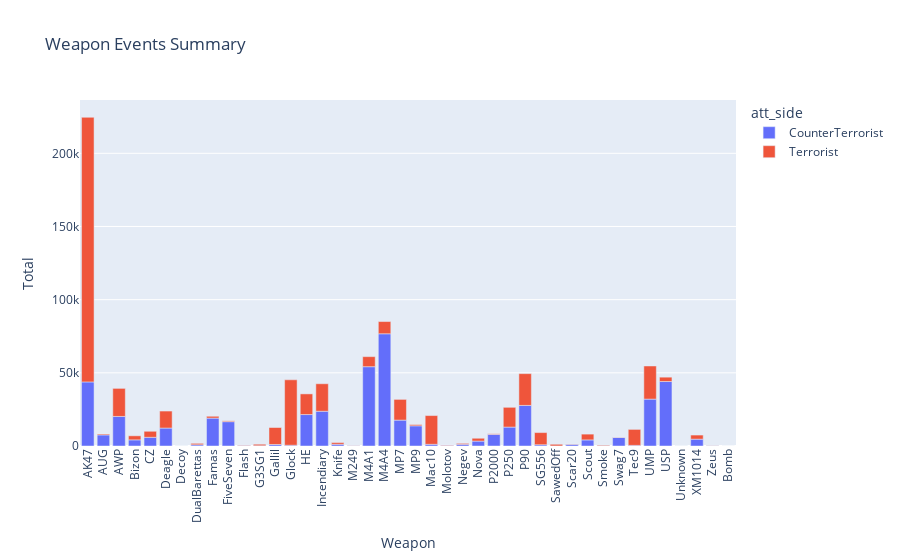

The notebook cell this image was saved under:
### Code cell
import plotly.express as px

# Supondo que você tenha o pandas dataframe 'weapon_events_summary' carregado
weapon_events_summary = weapon_events.groupby(['wp', 'att_side']).size().reset_index(name='Total')

# Crie o gráfico
fig = px.bar(weapon_events_summary, x='wp', y='Total', color='att_side',
            #  color_discrete_map={'Terrorist': 'red', 'Counter-Terrorist': 'blue'},
             labels={'wp': 'Weapon', 'Total': 'Total'},
             title='Weapon Events Summary')

# Ajuste o layout
fig.update_layout(xaxis_tickangle=-90)

# Remova a legenda de cores
fig.update_traces(showlegend=True)

# Exiba o gráfico
fig.show()

### Figure 1 — Plotly figure (JSON) as saved in the notebook; plotly's stock layout.template omitted (floating-point values rounded to 4 significant figures)
{"data": [{"alignmentgroup": "True", "hovertemplate": "att_side=CounterTerrorist<br>Weapon=%{x}<br>Total=%{y}<extra></extra>", "legendgroup": "CounterTerrorist", "marker": {"color": "#636efa", "pattern": {"shape": ""}}, "name": "CounterTerrorist", "offsetgroup": "CounterTerrorist", "orientation": "v", "showlegend": true, "textposition": "auto", "type": "bar", "x": ["AK47", "AUG", "AWP", "Bizon", "CZ", "Deagle", "Decoy", "DualBarettas", "Famas", "FiveSeven", "Flash", "G3SG1", "Gallil", "Glock", "HE", "Incendiary", "Knife", "M249", "M4A1", "M4A4", "MP7", "MP9", "Mac10", "Molotov", "Negev", "Nova", "P2000", "P250", "P90", "SG556", "SawedOff", "Scar20", "Scout", "Smoke", "Swag7", "Tec9", "UMP", "USP", "Unknown", "XM1014", "Zeus"], "xaxis": "x", "y": [43794, 7577, 20192, 4189, 5941, 12260, 1, 840, 19064, 16630, 359, 185, 1030, 523, 21484, 23755, 1177, 145, 54187, 76689, 17691, 13797, 1159, 415, 1133, 3362, 7955, 12924, 27735, 847, 39, 1170, 4162, 247, 5833, 429, 32032, 44059, 1, 4665, 118], "yaxis": "y"}, {"alignmentgroup": "True", "hovertemplate": "att_side=Terrorist<br>Weapon=%{x}<br>Total=%{y}<extra></extra>", "legendgroup": "Terrorist", "marker": {"color": "#EF553B", "pattern": {"shape": ""}}, "name": "Terrorist", "offsetgroup": "Terrorist", "orientation": "v", "showlegend": true, "textposition": "auto", "type": "bar", "x": ["AK47", "AUG", "AWP", "Bizon", "Bomb", "CZ", "Deagle", "Decoy", "DualBarettas", "Famas", "FiveSeven", "Flash", "G3SG1", "Gallil", "Glock", "HE", "Incendiary", "Knife", "M249", "M4A1", "M4A4", "MP7", "MP9", "Mac10", "Molotov", "Negev", "Nova", "P2000", "P250", "P90", "SG556", "SawedOff", "Scar20", "Scout", "Smoke", "Swag7", "Tec9", "UMP", "USP", "Unknown", "XM1014", "Zeus"], "xaxis": "x", "y": [180813, 620, 19181, 2772, 1, 4120, 11622, 9, 962, 1248, 559, 271, 1008, 11605, 44714, 14127, 18790, 1163, 130, 6870, 8357, 14156, 818, 19637, 269, 657, 1933, 397, 13504, 21717, 8322, 1134, 189, 3956, 418, 180, 10911, 22653, 2974, 4, 2808, 100], "yaxis": "y"}], "layout": {"barmode": "relative", "legend": {"title": {"text": "att_side"}, "tracegroupgap": 0}, "title": {"text": "Weapon Events Summary"}, "xaxis": {"anchor": "y", "domain": [0, 1], "tickangle": -90, "title": {"text": "Weapon"}}, "yaxis": {"anchor": "x", "domain": [0, 1], "title": {"text": "Total"}}}}
